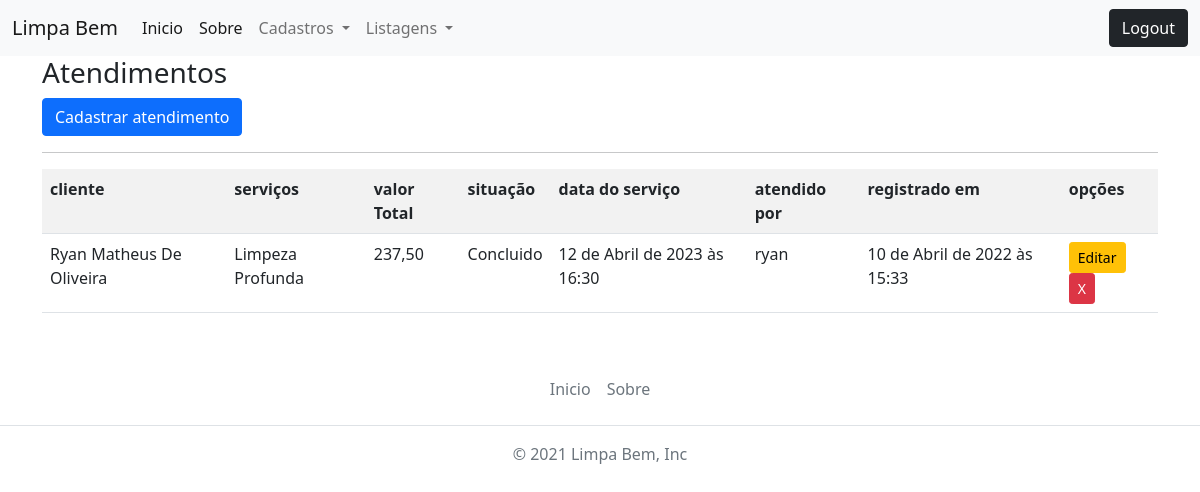
The page /listar/atendimento/ (signed in) on the database its author committed.
### crud_app/models.py (models this page shows, shortened)
class Atendimento(models.Model):
    SITUACAO_CHOICES = (
        ('Em andamento', 'Em andamento'),
        ('Concluido', 'Concluido'),
        ('Cancelado', 'Cancelado')
    )
    servico = models.ForeignKey(Servico, on_delete=models.CASCADE, null=True)
    data_do_servico = models.DateTimeField()
    situacao = models.CharField(max_length=12, choices=SITUACAO_CHOICES)
    cliente = models.ForeignKey(Cliente, on_delete=models.SET_NULL, null=True, blank=True)
    desconto = models.DecimalField(max_digits=2, decimal_places=0, help_text='Desconto até 10%\n', null=True)
    valor_total = models.DecimalField(max_digits=6, decimal_places=2, null=True, blank=True, default=0)
    data_do_registro = models.DateTimeField(auto_now_add=True)
    registrado_por = models.ForeignKey(Funcionario, on_delete=models.SET_NULL, null=True, blank=True)

class Cliente(models.Model):
    nome_completo = models.CharField(max_length=60)
    email = models.EmailField()
    cpf = models.CharField(max_length=11)
    data_de_nascimento = models.DateField()
    telefone = models.CharField(max_length=11)
    logradouro = models.CharField(max_length=150)
    numero = models.CharField(max_length=4)
    bairro = models.CharField(max_length=20)
    cidade = models.CharField(max_length=20)
    estado = models.CharField(max_length=20)
    data_do_registro = models.DateTimeField(auto_now_add=True)
    registrado_por = models.ForeignKey(Funcionario, on_delete=models.SET_NULL, null=True, blank=True)
    def __str__(self):
        return self.nome_completo

class Servico(models.Model):
    nome_do_servico = models.CharField(max_length=60)
    valor = models.DecimalField(max_digits=6, decimal_places=2, null=True)
    descricao = models.TextField()
    data_do_registro = models.DateTimeField(auto_now_add=True)
    registrado_por = models.ForeignKey(Funcionario, on_delete=models.SET_NULL, null=True, blank=True)
    def __str__(self):
        return self.nome_do_servico

### equipe/models.py (models this page shows)
class Funcionario(AbstractUser):
    class Meta:
        verbose_name = ("funcionario")
        verbose_name_plural = ("funcionarios")
        db_table = "funcionarios"

### crud_app/views.py (the view)
# urls.py: path('listar/atendimento/', AtendimentoList.as_view(), name='listar-atendimento'),
class AtendimentoList(GroupRequiredMixin, LoginRequiredMixin ,ListView):
    model = Atendimento
    group_required = [u'administrador', u'gerente', u'atendente']
    login_url = reverse_lazy('login')
    fields = [
        'cliente', 'servico', 'desconto', 'valor_total', 'data_do_servico', 'situacao'
    ]
    template_name = 'cadastros/listas/atendimento.html'
    def get_queryset(self):
        self.object_list = Atendimento.objects.filter(registrado_por=self.request.user)
        return self.object_list

### crud_app/templates/cadastros/listas/atendimento.html (shortened to what this page needs)
{% extends 'base.html' %}
{% load static %}
{% block content %}
<h3>Atendimentos</h3>
<a href="{% url 'cadastrar-atendimento' %}" class="btn btn-primary sm">Cadastrar atendimento</a>
<hr>
<div class="table-responsive">
    <table class="table table-striped">
        <tr>
            <th>cliente</th>
            <th>serviços</th>
            <th>valor Total</th>
            <th>situação</th>
            <th>data do serviço</th>
            <th>atendido por</th>
            <th>registrado em</th>
            <th>opções</th>
        </tr>
        {% for atendimento in object_list %}
        <tr>
            <td>{{ atendimento.cliente }}</td>
            <td>{{ atendimento.servico }}</td>
            <td>{{ atendimento.valor_total }}</td>
            <td>{{ atendimento.situacao }}</td>
            <td>{{ atendimento.data_do_servico }}</td>
            <td>{{ atendimento.registrado_por }}</td>
            <td>{{ atendimento.data_do_registro }}</td>
            <td>
                <a href="{% url 'editar-atendimento' atendimento.pk %}" class="btn btn-warning btn-sm" title="Editar">Editar</a>
                <a href="{% url 'deletar-atendimento' atendimento.pk %}" class="btn btn-danger btn-sm" title="Excluir">X</a>
            </td>
        </tr>
        {% empty %}
        <tr>
            <td colspan="6">Nenhum atendimento registrado ainda</td>
        </tr>
        {% endfor %}
    </table>
</div>
{% endblock %}

### static/css/style.css (style rules this page uses)
body, html { height: 100%; width: 100%; }

### rows shown on the page
Atendimento: cliente "Ryan Matheus De Oliveira", servico "Limpeza Profunda", valor_total "237,50", situacao "Concluido", data_do_servico "12 de Abril de 2023 às 16:30", registrado_por "ryan", data_do_registro "10 de Abril de 2022 às 15:33"
